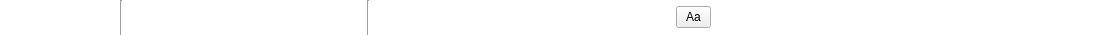
<?xml version="1.0" encoding="UTF-8"?>
<ui version="4.0">
 <class>QuickAccessBar</class>
 <widget class="QWidget" name="QuickAccessBar">
  <property name="geometry">
   <rect>
    <x>0</x>
    <y>0</y>
    <width>1100</width>
    <height>35</height>
   </rect>
  </property>
  <property name="sizePolicy">
   <sizepolicy hsizetype="Preferred" vsizetype="Preferred">
    <horstretch>0</horstretch>
    <verstretch>0</verstretch>
   </sizepolicy>
  </property>
  <property name="styleSheet">
   <string notr="true">QPushButton, QComboBox {
border-image: url(:/talipot/gui/ui/btn_26.png) 4;
border-width: 4;
padding: 0px 6px;
font-size: 12px;
}
QPushButton::flat {
border-width: 0;
background-color: transparent;
}
QPushButton, QComboBox, QLabel {
color: black;
}
QPushButton:hover, QComboBox:hover {
border-image: url(:/talipot/gui/ui/btn_26_hover.png) 4;
border-width: 4;
}
QPushButton:disabled, QComboBox::disabled {
color:gray;
}
QPushButton:pressed{
border-image: url(:/talipot/gui/ui/btn_26_pressed.png) 4;
}
QPushButton::menu-indicator{
subcontrol-origin: margin;
subcontrol-position: center right;
right: 4px;
}
QPushButton {
outline: none;
margin: 2
}
QComboBox::down-arrow {
image: url(:/talipot/gui/ui/combobox_arrow.png);
}
QComboBox:drop-down {
subcontrol-origin: padding;
subcontrol-position: top right;
border-left-style: none;
border-top-right-radius: 1px;
border-bottom-right-radius: 1px;
}
 QComboBox QAbstractItemView {
subcontrol-origin: padding;
subcontrol-position: top right;
 }
#scrollAreaWidgetContents, #SceneConfigWidget {
background-color: white;
border: 0px;
}
QScrollArea {
border: 0px;
}
QFrame[ section=&quot;true&quot; ] {
border-top: 1px solid #D9D9D9;
padding-top: 20px;
}
QFrame[ subsection = &quot;true&quot; ] {
border-top: 1px solid #D9D9D9;
padding-top: 5px;
background-color: #F4F4F4;
}
#QuickAccessBar {
background-color: rgba(255,255,255,100);
}</string>
  </property>
  <layout class="QHBoxLayout" name="horizontalLayout">
   <property name="spacing">
    <number>4</number>
   </property>
   <property name="margin">
    <number>0</number>
   </property>
   <item>
    <widget class="QPushButton" name="nodesColorCaptionButton">
     <property name="minimumSize">
      <size>
       <width>26</width>
       <height>26</height>
      </size>
     </property>
     <property name="maximumSize">
      <size>
       <width>26</width>
       <height>26</height>
      </size>
     </property>
     <property name="toolTip">
      <string>Show/Hide the caption of the nodes color metric mapping</string>
     </property>
     <property name="statusTip">
      <string>Show/Hide nodes color caption</string>
     </property>
     <property name="text">
      <string/>
     </property>
     <property name="icon">
      <iconset resource="../resources/TalipotGUIResource.qrc">
       <normaloff>:/talipot/gui/icons/20/node_color_interpolation.png</normaloff>:/talipot/gui/icons/20/node_color_interpolation.png</iconset>
     </property>
     <property name="iconSize">
      <size>
       <width>20</width>
       <height>20</height>
      </size>
     </property>
     <property name="flat">
      <bool>true</bool>
     </property>
    </widget>
   </item>
   <item>
    <widget class="QPushButton" name="edgesColorCaptionButton">
     <property name="minimumSize">
      <size>
       <width>26</width>
       <height>26</height>
      </size>
     </property>
     <property name="maximumSize">
      <size>
       <width>26</width>
       <height>26</height>
      </size>
     </property>
     <property name="toolTip">
      <string>Show/Hide the caption of the edges color metric mapping</string>
     </property>
     <property name="statusTip">
      <string>Show/Hide edges color caption</string>
     </property>
     <property name="text">
      <string/>
     </property>
     <property name="icon">
      <iconset resource="../resources/TalipotGUIResource.qrc">
       <normaloff>:/talipot/gui/icons/20/edge_color_interpolation.png</normaloff>:/talipot/gui/icons/20/edge_color_interpolation.png</iconset>
     </property>
     <property name="iconSize">
      <size>
       <width>20</width>
       <height>20</height>
      </size>
     </property>
     <property name="flat">
      <bool>true</bool>
     </property>
    </widget>
   </item>
   <item>
    <widget class="QPushButton" name="nodesSizeCaptionButton">
     <property name="minimumSize">
      <size>
       <width>26</width>
       <height>26</height>
      </size>
     </property>
     <property name="maximumSize">
      <size>
       <width>26</width>
       <height>26</height>
      </size>
     </property>
     <property name="toolTip">
      <string>Show/Hide the caption of the nodes size metric mapping</string>
     </property>
     <property name="statusTip">
      <string>Show/Hide nodes size caption</string>
     </property>
     <property name="text">
      <string/>
     </property>
     <property name="icon">
      <iconset resource="../resources/TalipotGUIResource.qrc">
       <normaloff>:/talipot/gui/icons/20/node_size_interpolation.png</normaloff>:/talipot/gui/icons/20/node_size_interpolation.png</iconset>
     </property>
     <property name="iconSize">
      <size>
       <width>20</width>
       <height>20</height>
      </size>
     </property>
     <property name="flat">
      <bool>true</bool>
     </property>
    </widget>
   </item>
   <item>
    <widget class="QPushButton" name="edgesSizeCaptionButton">
     <property name="minimumSize">
      <size>
       <width>26</width>
       <height>26</height>
      </size>
     </property>
     <property name="maximumSize">
      <size>
       <width>26</width>
       <height>26</height>
      </size>
     </property>
     <property name="toolTip">
      <string>Show/Hide the caption of the edges size metric mapping</string>
     </property>
     <property name="statusTip">
      <string>Show/Hide edges size caption</string>
     </property>
     <property name="text">
      <string/>
     </property>
     <property name="icon">
      <iconset resource="../resources/TalipotGUIResource.qrc">
       <normaloff>:/talipot/gui/icons/20/edge_size_interpolation.png</normaloff>:/talipot/gui/icons/20/edge_size_interpolation.png</iconset>
     </property>
     <property name="iconSize">
      <size>
       <width>20</width>
       <height>20</height>
      </size>
     </property>
     <property name="flat">
      <bool>true</bool>
     </property>
    </widget>
   </item>
   <item>
    <widget class="Line" name="sep1">
     <property name="orientation">
      <enum>Qt::Vertical</enum>
     </property>
    </widget>
   </item>
   <item>
    <widget class="QPushButton" name="screenshotButton">
     <property name="minimumSize">
      <size>
       <width>26</width>
       <height>26</height>
      </size>
     </property>
     <property name="maximumSize">
      <size>
       <width>26</width>
       <height>26</height>
      </size>
     </property>
     <property name="toolTip">
      <string>Take a snapshot</string>
     </property>
     <property name="statusTip">
      <string>Save a snapshot of the current graph into an image file</string>
     </property>
     <property name="text">
      <string/>
     </property>
     <property name="icon">
      <iconset resource="../resources/TalipotGUIResource.qrc">
       <normaloff>:/talipot/gui/icons/20/camera-photo.png</normaloff>:/talipot/gui/icons/20/camera-photo.png</iconset>
     </property>
     <property name="iconSize">
      <size>
       <width>20</width>
       <height>20</height>
      </size>
     </property>
     <property name="flat">
      <bool>true</bool>
     </property>
    </widget>
   </item>
   <item>
    <widget class="tlp::ColorButton" name="backgroundColorButton">
     <property name="minimumSize">
      <size>
       <width>26</width>
       <height>26</height>
      </size>
     </property>
     <property name="maximumSize">
      <size>
       <width>26</width>
       <height>26</height>
      </size>
     </property>
     <property name="toolTip">
      <string>Set scene background color</string>
     </property>
     <property name="text">
      <string/>
     </property>
     <property name="flat">
      <bool>true</bool>
     </property>
    </widget>
   </item>
   <item>
    <widget class="QPushButton" name="colorInterpolationToggle">
     <property name="maximumSize">
      <size>
       <width>26</width>
       <height>26</height>
      </size>
     </property>
     <property name="toolTip">
      <string>Toggle edge color interpolation</string>
     </property>
     <property name="statusTip">
      <string>Toggle interpolation on edges color between source and target node</string>
     </property>
     <property name="text">
      <string/>
     </property>
     <property name="icon">
      <iconset resource="../resources/TalipotGUIResource.qrc">
       <normaloff>:/talipot/gui/icons/20/color_interpolation_disabled.png</normaloff>
       <normalon>:/talipot/gui/icons/20/color_interpolation_enabled.png</normalon>:/talipot/gui/icons/20/color_interpolation_disabled.png</iconset>
     </property>
     <property name="iconSize">
      <size>
       <width>20</width>
       <height>20</height>
      </size>
     </property>
     <property name="checkable">
      <bool>true</bool>
     </property>
     <property name="flat">
      <bool>true</bool>
     </property>
    </widget>
   </item>
   <item>
    <widget class="QPushButton" name="sizeInterpolationToggle">
     <property name="maximumSize">
      <size>
       <width>26</width>
       <height>26</height>
      </size>
     </property>
     <property name="toolTip">
      <string>Toggle edge size interpolation</string>
     </property>
     <property name="statusTip">
      <string>Toggle interpolation on edges size between source and target node</string>
     </property>
     <property name="text">
      <string/>
     </property>
     <property name="icon">
      <iconset resource="../resources/TalipotGUIResource.qrc">
       <normaloff>:/talipot/gui/icons/20/size_interpolation_disabled.png</normaloff>
       <normalon>:/talipot/gui/icons/20/size_interpolation_enabled.png</normalon>:/talipot/gui/icons/20/size_interpolation_disabled.png</iconset>
     </property>
     <property name="iconSize">
      <size>
       <width>20</width>
       <height>20</height>
      </size>
     </property>
     <property name="checkable">
      <bool>true</bool>
     </property>
     <property name="flat">
      <bool>true</bool>
     </property>
    </widget>
   </item>
   <item>
    <widget class="QPushButton" name="showEdgesToggle">
     <property name="minimumSize">
      <size>
       <width>26</width>
       <height>26</height>
      </size>
     </property>
     <property name="maximumSize">
      <size>
       <width>26</width>
       <height>26</height>
      </size>
     </property>
     <property name="toolTip">
      <string>Show/Hide edges</string>
     </property>
     <property name="statusTip">
      <string>Toggle edges display</string>
     </property>
     <property name="text">
      <string/>
     </property>
     <property name="icon">
      <iconset resource="../resources/TalipotGUIResource.qrc">
       <normaloff>:/talipot/gui/icons/20/edges_disabled.png</normaloff>
       <normalon>:/talipot/gui/icons/20/edges_enabled.png</normalon>:/talipot/gui/icons/20/edges_disabled.png</iconset>
     </property>
     <property name="iconSize">
      <size>
       <width>20</width>
       <height>20</height>
      </size>
     </property>
     <property name="checkable">
      <bool>true</bool>
     </property>
     <property name="flat">
      <bool>true</bool>
     </property>
    </widget>
   </item>
   <item>
    <widget class="QPushButton" name="showNodesToggle">
     <property name="minimumSize">
      <size>
       <width>26</width>
       <height>26</height>
      </size>
     </property>
     <property name="maximumSize">
      <size>
       <width>26</width>
       <height>26</height>
      </size>
     </property>
     <property name="toolTip">
      <string>Show/Hide nodes</string>
     </property>
     <property name="statusTip">
      <string>Toggle nodes display</string>
     </property>
     <property name="text">
      <string/>
     </property>
     <property name="icon">
      <iconset resource="../resources/TalipotGUIResource.qrc">
       <normaloff>:/talipot/gui/icons/20/nodes_disabled.png</normaloff>
       <normalon>:/talipot/gui/icons/20/nodes_enabled.png</normalon>:/talipot/gui/icons/20/nodes_disabled.png</iconset>
     </property>
     <property name="iconSize">
      <size>
       <width>20</width>
       <height>20</height>
      </size>
     </property>
     <property name="checkable">
      <bool>true</bool>
     </property>
     <property name="flat">
      <bool>true</bool>
     </property>
    </widget>
   </item>
   <item>
    <widget class="QPushButton" name="showLabelsToggle">
     <property name="maximumSize">
      <size>
       <width>26</width>
       <height>26</height>
      </size>
     </property>
     <property name="toolTip">
      <string>Show/Hide node labels</string>
     </property>
     <property name="statusTip">
      <string>Toggle labels display</string>
     </property>
     <property name="text">
      <string/>
     </property>
     <property name="icon">
      <iconset resource="../resources/TalipotGUIResource.qrc">
       <normaloff>:/talipot/gui/icons/20/labels_disabled.png</normaloff>
       <normalon>:/talipot/gui/icons/20/labels_enabled.png</normalon>:/talipot/gui/icons/20/labels_disabled.png</iconset>
     </property>
     <property name="iconSize">
      <size>
       <width>20</width>
       <height>20</height>
      </size>
     </property>
     <property name="checkable">
      <bool>true</bool>
     </property>
     <property name="flat">
      <bool>true</bool>
     </property>
    </widget>
   </item>
   <item>
    <widget class="QPushButton" name="labelsScaledToggle">
     <property name="maximumSize">
      <size>
       <width>26</width>
       <height>26</height>
      </size>
     </property>
     <property name="toolTip">
      <string>Labels size fit or not to nodes size</string>
     </property>
     <property name="statusTip">
      <string>Labels size fit or not to nodes size</string>
     </property>
     <property name="text">
      <string/>
     </property>
     <property name="icon">
      <iconset resource="../resources/TalipotGUIResource.qrc">
       <normaloff>:/talipot/gui/icons/20/labels_scaled_disabled.png</normaloff>
       <normalon>:/talipot/gui/icons/20/labels_scaled_enabled.png</normalon>:/talipot/gui/icons/20/labels_scaled_disabled.png</iconset>
     </property>
     <property name="iconSize">
      <size>
       <width>20</width>
       <height>20</height>
      </size>
     </property>
     <property name="checkable">
      <bool>true</bool>
     </property>
     <property name="flat">
      <bool>true</bool>
     </property>
    </widget>
   </item>
   <item>
    <widget class="Line" name="sep3">
     <property name="orientation">
      <enum>Qt::Vertical</enum>
     </property>
    </widget>
   </item>
   <item>
    <widget class="tlp::ChooseColorButton" name="nodeColorButton">
     <property name="minimumSize">
      <size>
       <width>26</width>
       <height>26</height>
      </size>
     </property>
     <property name="maximumSize">
      <size>
       <width>26</width>
       <height>26</height>
      </size>
     </property>
     <property name="toolTip">
      <string>Set color of selected nodes if any, of all nodes if not</string>
     </property>
     <property name="text">
      <string/>
     </property>
     <property name="icon">
      <iconset resource="../resources/TalipotGUIResource.qrc">
       <normaloff>:/talipot/gui/icons/20/set_node_color.png</normaloff>:/talipot/gui/icons/20/set_node_color.png</iconset>
     </property>
     <property name="iconSize">
      <size>
       <width>20</width>
       <height>20</height>
      </size>
     </property>
     <property name="flat">
      <bool>true</bool>
     </property>
    </widget>
   </item>
   <item>
    <widget class="tlp::ChooseColorButton" name="edgeColorButton">
     <property name="minimumSize">
      <size>
       <width>26</width>
       <height>26</height>
      </size>
     </property>
     <property name="maximumSize">
      <size>
       <width>26</width>
       <height>26</height>
      </size>
     </property>
     <property name="toolTip">
      <string>Set color of selected edges if any, of all edges if not</string>
     </property>
     <property name="text">
      <string/>
     </property>
     <property name="icon">
      <iconset resource="../resources/TalipotGUIResource.qrc">
       <normaloff>:/talipot/gui/icons/20/set_edge_color.png</normaloff>:/talipot/gui/icons/20/set_edge_color.png</iconset>
     </property>
     <property name="iconSize">
      <size>
       <width>20</width>
       <height>20</height>
      </size>
     </property>
     <property name="flat">
      <bool>true</bool>
     </property>
    </widget>
   </item>
   <item>
    <widget class="tlp::ChooseColorButton" name="nodeBorderColorButton">
     <property name="minimumSize">
      <size>
       <width>26</width>
       <height>26</height>
      </size>
     </property>
     <property name="maximumSize">
      <size>
       <width>26</width>
       <height>26</height>
      </size>
     </property>
     <property name="toolTip">
      <string>Set border color of selected nodes if any, of all nodes if not</string>
     </property>
     <property name="text">
      <string/>
     </property>
     <property name="icon">
      <iconset resource="../resources/TalipotGUIResource.qrc">
       <normaloff>:/talipot/gui/icons/20/set_node_border_color.png</normaloff>:/talipot/gui/icons/20/set_node_border_color.png</iconset>
     </property>
     <property name="iconSize">
      <size>
       <width>20</width>
       <height>20</height>
      </size>
     </property>
     <property name="flat">
      <bool>true</bool>
     </property>
    </widget>
   </item>
   <item>
    <widget class="tlp::ChooseColorButton" name="edgeBorderColorButton">
     <property name="minimumSize">
      <size>
       <width>26</width>
       <height>26</height>
      </size>
     </property>
     <property name="maximumSize">
      <size>
       <width>26</width>
       <height>26</height>
      </size>
     </property>
     <property name="toolTip">
      <string>Set border color of selected edges if any, of all edges if not</string>
     </property>
     <property name="text">
      <string/>
     </property>
     <property name="icon">
      <iconset resource="../resources/TalipotGUIResource.qrc">
       <normaloff>:/talipot/gui/icons/20/set_edge_border_color.png</normaloff>:/talipot/gui/icons/20/set_edge_border_color.png</iconset>
     </property>
     <property name="iconSize">
      <size>
       <width>20</width>
       <height>20</height>
      </size>
     </property>
     <property name="flat">
      <bool>true</bool>
     </property>
    </widget>
   </item>
   <item>
    <widget class="QPushButton" name="nodeShapeButton">
     <property name="minimumSize">
      <size>
       <width>26</width>
       <height>26</height>
      </size>
     </property>
     <property name="maximumSize">
      <size>
       <width>26</width>
       <height>26</height>
      </size>
     </property>
     <property name="toolTip">
      <string>Set shape of selected nodes if any, of all nodes if not</string>
     </property>
     <property name="text">
      <string/>
     </property>
     <property name="icon">
      <iconset resource="../resources/TalipotGUIResource.qrc">
       <normaloff>:/talipot/gui/icons/20/set_node_shape.png</normaloff>:/talipot/gui/icons/20/set_node_shape.png</iconset>
     </property>
     <property name="iconSize">
      <size>
       <width>20</width>
       <height>20</height>
      </size>
     </property>
     <property name="flat">
      <bool>true</bool>
     </property>
    </widget>
   </item>
   <item>
    <widget class="QPushButton" name="edgeShapeButton">
     <property name="minimumSize">
      <size>
       <width>26</width>
       <height>26</height>
      </size>
     </property>
     <property name="maximumSize">
      <size>
       <width>26</width>
       <height>26</height>
      </size>
     </property>
     <property name="toolTip">
      <string>Set shape of selected edges if any, of all edges if not</string>
     </property>
     <property name="text">
      <string/>
     </property>
     <property name="icon">
      <iconset resource="../resources/TalipotGUIResource.qrc">
       <normaloff>:/talipot/gui/icons/20/set_edge_shape.png</normaloff>:/talipot/gui/icons/20/set_edge_shape.png</iconset>
     </property>
     <property name="iconSize">
      <size>
       <width>20</width>
       <height>20</height>
      </size>
     </property>
     <property name="flat">
      <bool>true</bool>
     </property>
    </widget>
   </item>
   <item>
    <widget class="QPushButton" name="nodeSizeButton">
     <property name="minimumSize">
      <size>
       <width>26</width>
       <height>26</height>
      </size>
     </property>
     <property name="maximumSize">
      <size>
       <width>26</width>
       <height>26</height>
      </size>
     </property>
     <property name="toolTip">
      <string>Set size of selected nodes if any, of all nodes if not</string>
     </property>
     <property name="text">
      <string/>
     </property>
     <property name="icon">
      <iconset resource="../resources/TalipotGUIResource.qrc">
       <normaloff>:/talipot/gui/icons/20/set_node_size.png</normaloff>:/talipot/gui/icons/20/set_node_size.png</iconset>
     </property>
     <property name="iconSize">
      <size>
       <width>20</width>
       <height>20</height>
      </size>
     </property>
     <property name="flat">
      <bool>true</bool>
     </property>
    </widget>
   </item>
   <item>
    <widget class="QPushButton" name="edgeSizeButton">
     <property name="minimumSize">
      <size>
       <width>26</width>
       <height>26</height>
      </size>
     </property>
     <property name="maximumSize">
      <size>
       <width>26</width>
       <height>26</height>
      </size>
     </property>
     <property name="toolTip">
      <string>Set size of selected edges if any, of all edges if not</string>
     </property>
     <property name="text">
      <string/>
     </property>
     <property name="icon">
      <iconset resource="../resources/TalipotGUIResource.qrc">
       <normaloff>:/talipot/gui/icons/20/set_edge_size.png</normaloff>:/talipot/gui/icons/20/set_edge_size.png</iconset>
     </property>
     <property name="iconSize">
      <size>
       <width>20</width>
       <height>20</height>
      </size>
     </property>
     <property name="flat">
      <bool>true</bool>
     </property>
    </widget>
   </item>
   <item>
    <widget class="tlp::ChooseColorButton" name="labelColorButton">
     <property name="minimumSize">
      <size>
       <width>26</width>
       <height>26</height>
      </size>
     </property>
     <property name="maximumSize">
      <size>
       <width>26</width>
       <height>26</height>
      </size>
     </property>
     <property name="toolTip">
      <string>Set label color of selected elements if any, of all elements if not</string>
     </property>
     <property name="text">
      <string/>
     </property>
     <property name="icon">
      <iconset resource="../resources/TalipotGUIResource.qrc">
       <normaloff>:/talipot/gui/icons/20/set_label_color.png</normaloff>:/talipot/gui/icons/20/set_label_color.png</iconset>
     </property>
     <property name="iconSize">
      <size>
       <width>20</width>
       <height>20</height>
      </size>
     </property>
     <property name="flat">
      <bool>true</bool>
     </property>
    </widget>
   </item>
   <item>
    <widget class="QPushButton" name="labelPositionButton">
     <property name="minimumSize">
      <size>
       <width>26</width>
       <height>26</height>
      </size>
     </property>
     <property name="maximumSize">
      <size>
       <width>26</width>
       <height>26</height>
      </size>
     </property>
     <property name="toolTip">
      <string>Set label position of selected nodes if any, of all nodes if not</string>
     </property>
     <property name="text">
      <string/>
     </property>
     <property name="icon">
      <iconset resource="../resources/TalipotGUIResource.qrc">
       <normaloff>:/talipot/gui/icons/20/set_label_position.png</normaloff>:/talipot/gui/icons/20/set_label_position.png</iconset>
     </property>
     <property name="iconSize">
      <size>
       <width>20</width>
       <height>20</height>
      </size>
     </property>
     <property name="flat">
      <bool>true</bool>
     </property>
    </widget>
   </item>
   <item>
    <widget class="QPushButton" name="fontButton">
     <property name="sizePolicy">
      <sizepolicy hsizetype="Preferred" vsizetype="Fixed">
       <horstretch>0</horstretch>
       <verstretch>0</verstretch>
      </sizepolicy>
     </property>
     <property name="maximumSize">
      <size>
       <width>200</width>
       <height>16777215</height>
      </size>
     </property>
     <property name="toolTip">
      <string>Set font of elements labels</string>
     </property>
     <property name="statusTip">
      <string>Change font for labels</string>
     </property>
     <property name="text">
      <string>Aa</string>
     </property>
    </widget>
   </item>
   <item>
    <spacer name="horizontalSpacer">
     <property name="orientation">
      <enum>Qt::Horizontal</enum>
     </property>
     <property name="sizeHint" stdset="0">
      <size>
       <width>40</width>
       <height>20</height>
      </size>
     </property>
    </spacer>
   </item>
  </layout>
 </widget>
 <customwidgets>
  <customwidget>
   <class>tlp::ColorButton</class>
   <extends>QPushButton</extends>
   <header location="global">talipot/ColorButton.h</header>
   <slots>
    <signal>colorChanged(QColor)</signal>
   </slots>
  </customwidget>
  <customwidget>
   <class>tlp::ChooseColorButton</class>
   <extends>QPushButton</extends>
   <header location="global">talipot/ColorButton.h</header>
   <slots>
    <signal>colorChanged(QColor)</signal>
   </slots>
  </customwidget>
 </customwidgets>
 <resources>
  <include location="../resources/TalipotGUIResource.qrc"/>
 </resources>
 <connections>
  <connection>
   <sender>backgroundColorButton</sender>
   <signal>colorChanged(QColor)</signal>
   <receiver>QuickAccessBar</receiver>
   <slot>setBackgroundColor(QColor)</slot>
   <hints>
    <hint type="sourcelabel">
     <x>51</x>
     <y>16</y>
    </hint>
    <hint type="destinationlabel">
     <x>549</x>
     <y>17</y>
    </hint>
   </hints>
  </connection>
  <connection>
   <sender>colorInterpolationToggle</sender>
   <signal>clicked(bool)</signal>
   <receiver>QuickAccessBar</receiver>
   <slot>setColorInterpolation(bool)</slot>
   <hints>
    <hint type="sourcelabel">
     <x>130</x>
     <y>16</y>
    </hint>
    <hint type="destinationlabel">
     <x>549</x>
     <y>17</y>
    </hint>
   </hints>
  </connection>
  <connection>
   <sender>sizeInterpolationToggle</sender>
   <signal>clicked(bool)</signal>
   <receiver>QuickAccessBar</receiver>
   <slot>setSizeInterpolation(bool)</slot>
   <hints>
    <hint type="sourcelabel">
     <x>130</x>
     <y>16</y>
    </hint>
    <hint type="destinationlabel">
     <x>549</x>
     <y>17</y>
    </hint>
   </hints>
  </connection>
  <connection>
   <sender>labelColorButton</sender>
   <signal>colorChanged(QColor)</signal>
   <receiver>QuickAccessBar</receiver>
   <slot>setLabelColor(QColor)</slot>
   <hints>
    <hint type="sourcelabel">
     <x>404</x>
     <y>16</y>
    </hint>
    <hint type="destinationlabel">
     <x>549</x>
     <y>17</y>
    </hint>
   </hints>
  </connection>
  <connection>
   <sender>nodesColorCaptionButton</sender>
   <signal>clicked()</signal>
   <receiver>QuickAccessBar</receiver>
   <slot>showHideNodesColorCaption()</slot>
   <hints>
    <hint type="sourcelabel">
     <x>15</x>
     <y>16</y>
    </hint>
    <hint type="destinationlabel">
     <x>549</x>
     <y>17</y>
    </hint>
   </hints>
  </connection>
  <connection>
   <sender>nodesSizeCaptionButton</sender>
   <signal>clicked()</signal>
   <receiver>QuickAccessBar</receiver>
   <slot>showHideNodesSizeCaption()</slot>
   <hints>
    <hint type="sourcelabel">
     <x>15</x>
     <y>16</y>
    </hint>
    <hint type="destinationlabel">
     <x>549</x>
     <y>17</y>
    </hint>
   </hints>
  </connection>
  <connection>
   <sender>edgesColorCaptionButton</sender>
   <signal>clicked()</signal>
   <receiver>QuickAccessBar</receiver>
   <slot>showHideEdgesColorCaption()</slot>
   <hints>
    <hint type="sourcelabel">
     <x>15</x>
     <y>16</y>
    </hint>
    <hint type="destinationlabel">
     <x>549</x>
     <y>17</y>
    </hint>
   </hints>
  </connection>
  <connection>
   <sender>edgesSizeCaptionButton</sender>
   <signal>clicked()</signal>
   <receiver>QuickAccessBar</receiver>
   <slot>showHideEdgesSizeCaption()</slot>
   <hints>
    <hint type="sourcelabel">
     <x>15</x>
     <y>16</y>
    </hint>
    <hint type="destinationlabel">
     <x>549</x>
     <y>17</y>
    </hint>
   </hints>
  </connection>
  <connection>
   <sender>showEdgesToggle</sender>
   <signal>clicked(bool)</signal>
   <receiver>QuickAccessBar</receiver>
   <slot>setEdgesVisible(bool)</slot>
   <hints>
    <hint type="sourcelabel">
     <x>166</x>
     <y>16</y>
    </hint>
    <hint type="destinationlabel">
     <x>549</x>
     <y>17</y>
    </hint>
   </hints>
  </connection>
  <connection>
   <sender>showLabelsToggle</sender>
   <signal>clicked(bool)</signal>
   <receiver>QuickAccessBar</receiver>
   <slot>setLabelsVisible(bool)</slot>
   <hints>
    <hint type="sourcelabel">
     <x>440</x>
     <y>16</y>
    </hint>
    <hint type="destinationlabel">
     <x>549</x>
     <y>17</y>
    </hint>
   </hints>
  </connection>
  <connection>
   <sender>labelsScaledToggle</sender>
   <signal>clicked(bool)</signal>
   <receiver>QuickAccessBar</receiver>
   <slot>setLabelsScaled(bool)</slot>
   <hints>
    <hint type="sourcelabel">
     <x>440</x>
     <y>16</y>
    </hint>
    <hint type="destinationlabel">
     <x>549</x>
     <y>17</y>
    </hint>
   </hints>
  </connection>
  <connection>
   <sender>fontButton</sender>
   <signal>clicked()</signal>
   <receiver>QuickAccessBar</receiver>
   <slot>selectFont()</slot>
   <hints>
    <hint type="sourcelabel">
     <x>605</x>
     <y>16</y>
    </hint>
    <hint type="destinationlabel">
     <x>549</x>
     <y>17</y>
    </hint>
   </hints>
  </connection>
  <connection>
   <sender>screenshotButton</sender>
   <signal>clicked()</signal>
   <receiver>QuickAccessBar</receiver>
   <slot>takeSnapshot()</slot>
   <hints>
    <hint type="sourcelabel">
     <x>15</x>
     <y>16</y>
    </hint>
    <hint type="destinationlabel">
     <x>549</x>
     <y>17</y>
    </hint>
   </hints>
  </connection>
  <connection>
   <sender>nodeColorButton</sender>
   <signal>colorChanged(QColor)</signal>
   <receiver>QuickAccessBar</receiver>
   <slot>setNodeColor(QColor)</slot>
   <hints>
    <hint type="sourcelabel">
     <x>353</x>
     <y>16</y>
    </hint>
    <hint type="destinationlabel">
     <x>549</x>
     <y>17</y>
    </hint>
   </hints>
  </connection>
  <connection>
   <sender>edgeColorButton</sender>
   <signal>colorChanged(QColor)</signal>
   <receiver>QuickAccessBar</receiver>
   <slot>setEdgeColor(QColor)</slot>
   <hints>
    <hint type="sourcelabel">
     <x>353</x>
     <y>16</y>
    </hint>
    <hint type="destinationlabel">
     <x>549</x>
     <y>17</y>
    </hint>
   </hints>
  </connection>
  <connection>
   <sender>nodeBorderColorButton</sender>
   <signal>colorChanged(QColor)</signal>
   <receiver>QuickAccessBar</receiver>
   <slot>setNodeBorderColor(QColor)</slot>
   <hints>
    <hint type="sourcelabel">
     <x>353</x>
     <y>16</y>
    </hint>
    <hint type="destinationlabel">
     <x>549</x>
     <y>17</y>
    </hint>
   </hints>
  </connection>
  <connection>
   <sender>edgeBorderColorButton</sender>
   <signal>colorChanged(QColor)</signal>
   <receiver>QuickAccessBar</receiver>
   <slot>setEdgeBorderColor(QColor)</slot>
   <hints>
    <hint type="sourcelabel">
     <x>353</x>
     <y>16</y>
    </hint>
    <hint type="destinationlabel">
     <x>549</x>
     <y>17</y>
    </hint>
   </hints>
  </connection>
  <connection>
   <sender>nodeShapeButton</sender>
   <signal>clicked()</signal>
   <receiver>QuickAccessBar</receiver>
   <slot>setNodeShape()</slot>
   <hints>
    <hint type="sourcelabel">
     <x>15</x>
     <y>16</y>
    </hint>
    <hint type="destinationlabel">
     <x>549</x>
     <y>17</y>
    </hint>
   </hints>
  </connection>
  <connection>
   <sender>edgeShapeButton</sender>
   <signal>clicked()</signal>
   <receiver>QuickAccessBar</receiver>
   <slot>setEdgeShape()</slot>
   <hints>
    <hint type="sourcelabel">
     <x>15</x>
     <y>16</y>
    </hint>
    <hint type="destinationlabel">
     <x>549</x>
     <y>17</y>
    </hint>
   </hints>
  </connection>
  <connection>
   <sender>nodeSizeButton</sender>
   <signal>clicked()</signal>
   <receiver>QuickAccessBar</receiver>
   <slot>setNodeSize()</slot>
   <hints>
    <hint type="sourcelabel">
     <x>15</x>
     <y>16</y>
    </hint>
    <hint type="destinationlabel">
     <x>549</x>
     <y>17</y>
    </hint>
   </hints>
  </connection>
  <connection>
   <sender>edgeSizeButton</sender>
   <signal>clicked()</signal>
   <receiver>QuickAccessBar</receiver>
   <slot>setEdgeSize()</slot>
   <hints>
    <hint type="sourcelabel">
     <x>15</x>
     <y>16</y>
    </hint>
    <hint type="destinationlabel">
     <x>549</x>
     <y>17</y>
    </hint>
   </hints>
  </connection>
  <connection>
   <sender>labelPositionButton</sender>
   <signal>clicked()</signal>
   <receiver>QuickAccessBar</receiver>
   <slot>setNodeLabelPosition()</slot>
   <hints>
    <hint type="sourcelabel">
     <x>605</x>
     <y>16</y>
    </hint>
    <hint type="destinationlabel">
     <x>549</x>
     <y>17</y>
    </hint>
   </hints>
  </connection>
  <connection>
   <sender>showNodesToggle</sender>
   <signal>clicked(bool)</signal>
   <receiver>QuickAccessBar</receiver>
   <slot>setNodesVisible(bool)</slot>
   <hints>
    <hint type="sourcelabel">
     <x>289</x>
     <y>16</y>
    </hint>
    <hint type="destinationlabel">
     <x>549</x>
     <y>17</y>
    </hint>
   </hints>
  </connection>
 </connections>
 <slots>
  <slot>showHideNodesColorCaption()</slot>
  <slot>showHideNodesSizeCaption()</slot>
  <slot>showHideEdgesColorCaption()</slot>
  <slot>showHideEdgesSizeCaption()</slot>
  <slot>takeSnapshot()</slot>
  <slot>setBackgroundColor(QColor)</slot>
  <slot>setColorInterpolation(bool)</slot>
  <slot>scaleFont(int)</slot>
  <slot>setLabelColor(QColor)</slot>
  <slot>setNodeColor(QColor)</slot>
  <slot>setEdgeColor(QColor)</slot>
  <slot>setNodeBorderColor(QColor)</slot>
  <slot>setEdgeBorderColor(QColor)</slot>
  <slot>setNodeShape()</slot>
  <slot>setEdgeShape()</slot>
  <slot>setNodeSize()</slot>
  <slot>setEdgeSize()</slot>
  <slot>scaleNodes(int)</slot>
  <slot>setEdgesVisible(bool)</slot>
  <slot>setLabelsVisible(bool)</slot>
  <slot>selectFont()</slot>
  <slot>setNodesVisible(bool)</slot>
 </slots>
</ui>
